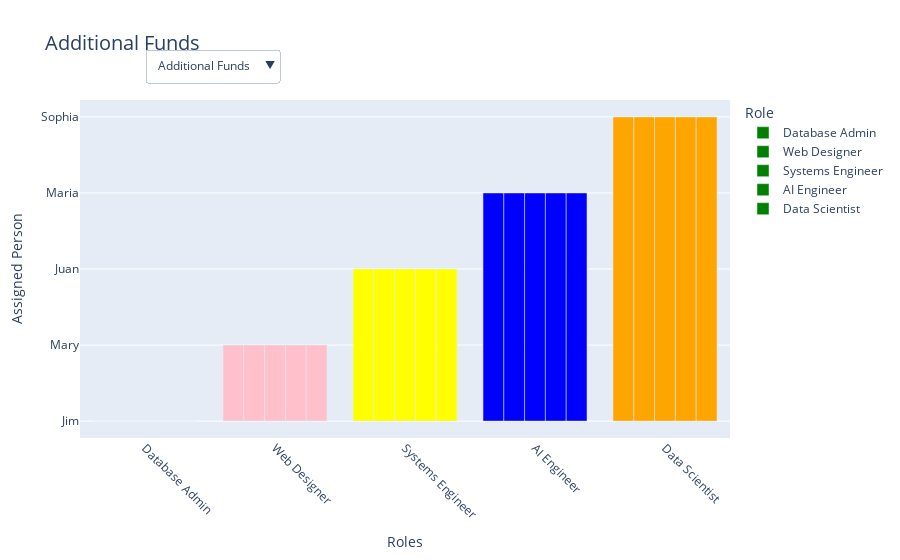

Notebook code cell kept with this figure:
### Code cell
#Define the data for constraint scenarios
data = [
    #Scenario 1: Limited Funds
    {'Scenario': 'Limited Funds', 'Role': 'Database Admin', 'Person': 'Jane'},
    {'Scenario': 'Limited Funds', 'Role': 'Web Designer', 'Person': 'Anita'},
    {'Scenario': 'Limited Funds', 'Role': 'Systems Engineer', 'Person': 'Bruce'},
    {'Scenario': 'Limited Funds', 'Role': 'AI Engineer', 'Person': 'Maria'},

    #Scenario 2: Additional Funds
    {'Scenario': 'Additional Funds', 'Role': 'Database Admin', 'Person': 'Jim'},
    {'Scenario': 'Additional Funds', 'Role': 'Web Designer', 'Person': 'Mary'},
    {'Scenario': 'Additional Funds', 'Role': 'Systems Engineer', 'Person': 'Juan'},
    {'Scenario': 'Additional Funds', 'Role': 'AI Engineer', 'Person': 'Maria'},
    {'Scenario': 'Additional Funds', 'Role': 'Data Scientist', 'Person': 'Sophia'},

    #Scenario 3: Optimized Hiring
    {'Scenario': 'Optimized Hiring', 'Role': 'Database Admin', 'Person': 'Jane'},
    {'Scenario': 'Optimized Hiring', 'Role': 'Web Designer', 'Person': 'Juan'},
    {'Scenario': 'Optimized Hiring', 'Role': 'Systems Engineer', 'Person': 'Mary'},
    {'Scenario': 'Optimized Hiring', 'Role': 'AI Engineer', 'Person': 'Peter'},
    {'Scenario': 'Optimized Hiring', 'Role': 'Data Scientist', 'Person': 'Sophia'}
]

#Convert data to a DataFrame
df = pd.DataFrame(data)

#Define a custom color map for roles
role_color_map = {
    'Database Admin': 'green',
    'Web Designer': 'pink',
    'Systems Engineer': 'yellow',
    'AI Engineer': 'blue',
    'Data Scientist': 'orange'
}

#Function to create the interactive bar chart based on the selected scenario
def create_bar_chart(selected_scenario='All Scenarios'):
    if selected_scenario == 'All Scenarios':
        filtered_df = df
        title = "All Scenarios"
    else:
        filtered_df = df[df['Scenario'] == selected_scenario]
        title = selected_scenario

    #Create the bar chart
    fig = px.bar(
        filtered_df,
        x='Role',
        y='Person',
        color='Role',
        barmode='group',
        color_discrete_map=role_color_map,
        title=title,
        labels={'Role': 'Job Roles', 'Person': 'Assigned Person'}
    )

    #Update chart layout
    fig.update_layout(
        title=dict(text=f"Interactive Bar Chart: {title}", font=dict(size=20)),
        xaxis=dict(title="Roles", tickangle=45),  #Diagonal labels for better visibility
        yaxis_title="Assigned Person",
        legend_title="Role",
        template="plotly",
        showlegend=True,
        updatemenus=[
            dict(
                buttons=[
                    dict(
                        label="All Scenarios",
                        method="update",
                        args=[
                            {"x": [df['Role']],
                             "y": [df['Person']],
                             "marker.color": [df['Role'].map(role_color_map)]},
                            {"title": "All Scenarios"}
                        ]
                    ),
                    dict(
                        label="Limited Funds",
                        method="update",
                        args=[
                            {"x": [df[df['Scenario'] == 'Limited Funds']['Role']],
                             "y": [df[df['Scenario'] == 'Limited Funds']['Person']],
                             "marker.color": [df[df['Scenario'] == 'Limited Funds']['Role'].map(role_color_map)]},
                            {"title": "Limited Funds"}
                        ]
                    ),
                    dict(
                        label="Additional Funds",
                        method="update",
                        args=[
                            {"x": [df[df['Scenario'] == 'Additional Funds']['Role']],
                             "y": [df[df['Scenario'] == 'Additional Funds']['Person']],
                             "marker.color": [df[df['Scenario'] == 'Additional Funds']['Role'].map(role_color_map)]},
                            {"title": "Additional Funds"}
                        ]
                    ),
                    dict(
                        label="Optimized Hiring",
                        method="update",
                        args=[
                            {"x": [df[df['Scenario'] == 'Optimized Hiring']['Role']],
                             "y": [df[df['Scenario'] == 'Optimized Hiring']['Person']],
                             "marker.color": [df[df['Scenario'] == 'Optimized Hiring']['Role'].map(role_color_map)]},
                            {"title": "Optimized Hiring"}
                        ]
                    ),
                ],
                direction="down",
                showactive=True,
                x=0.1,
                xanchor="left",
                y=1.15,
                yanchor="top"
            )
        ],
        #Highlighted changes: Disable clickable legends
        legend_itemclick=False,  #This disables single-click interactivity on legends
        legend_itemdoubleclick=False  #This disables double-click interactivity on legends
    )
    return fig

#Create and display the initial chart for all scenarios
fig = create_bar_chart('All Scenarios')
fig.show()

### Figure 1 — Plotly figure (JSON) as saved in the notebook; plotly's stock layout.template omitted (floating-point values rounded to 4 significant figures)
{"data": [{"alignmentgroup": "True", "hovertemplate": "Job Roles=%{x}<br>Assigned Person=%{y}<extra></extra>", "legendgroup": "Database Admin", "marker": {"color": ["green", "pink", "yellow", "blue", "orange"], "pattern": {"shape": ""}}, "name": "Database Admin", "offsetgroup": "Database Admin", "orientation": "v", "showlegend": true, "textposition": "auto", "type": "bar", "x": ["Database Admin", "Web Designer", "Systems Engineer", "AI Engineer", "Data Scientist"], "xaxis": "x", "y": ["Jim", "Mary", "Juan", "Maria", "Sophia"], "yaxis": "y"}, {"alignmentgroup": "True", "hovertemplate": "Job Roles=%{x}<br>Assigned Person=%{y}<extra></extra>", "legendgroup": "Web Designer", "marker": {"color": ["green", "pink", "yellow", "blue", "orange"], "pattern": {"shape": ""}}, "name": "Web Designer", "offsetgroup": "Web Designer", "orientation": "v", "showlegend": true, "textposition": "auto", "type": "bar", "x": ["Database Admin", "Web Designer", "Systems Engineer", "AI Engineer", "Data Scientist"], "xaxis": "x", "y": ["Jim", "Mary", "Juan", "Maria", "Sophia"], "yaxis": "y"}, {"alignmentgroup": "True", "hovertemplate": "Job Roles=%{x}<br>Assigned Person=%{y}<extra></extra>", "legendgroup": "Systems Engineer", "marker": {"color": ["green", "pink", "yellow", "blue", "orange"], "pattern": {"shape": ""}}, "name": "Systems Engineer", "offsetgroup": "Systems Engineer", "orientation": "v", "showlegend": true, "textposition": "auto", "type": "bar", "x": ["Database Admin", "Web Designer", "Systems Engineer", "AI Engineer", "Data Scientist"], "xaxis": "x", "y": ["Jim", "Mary", "Juan", "Maria", "Sophia"], "yaxis": "y"}, {"alignmentgroup": "True", "hovertemplate": "Job Roles=%{x}<br>Assigned Person=%{y}<extra></extra>", "legendgroup": "AI Engineer", "marker": {"color": ["green", "pink", "yellow", "blue", "orange"], "pattern": {"shape": ""}}, "name": "AI Engineer", "offsetgroup": "AI Engineer", "orientation": "v", "showlegend": true, "textposition": "auto", "type": "bar", "x": ["Database Admin", "Web Designer", "Systems Engineer", "AI Engineer", "Data Scientist"], "xaxis": "x", "y": ["Jim", "Mary", "Juan", "Maria", "Sophia"], "yaxis": "y"}, {"alignmentgroup": "True", "hovertemplate": "Job Roles=%{x}<br>Assigned Person=%{y}<extra></extra>", "legendgroup": "Data Scientist", "marker": {"color": ["green", "pink", "yellow", "blue", "orange"], "pattern": {"shape": ""}}, "name": "Data Scientist", "offsetgroup": "Data Scientist", "orientation": "v", "showlegend": true, "textposition": "auto", "type": "bar", "x": ["Database Admin", "Web Designer", "Systems Engineer", "AI Engineer", "Data Scientist"], "xaxis": "x", "y": ["Jim", "Mary", "Juan", "Maria", "Sophia"], "yaxis": "y"}], "layout": {"autosize": true, "barmode": "group", "legend": {"itemclick": false, "itemdoubleclick": false, "title": {"text": "Role"}, "tracegroupgap": 0}, "showlegend": true, "title": {"font": {"size": 20}, "text": "Additional Funds"}, "updatemenus": [{"active": 2, "buttons": [{"args": [{"marker.color": [["green", "pink", "yellow", "blue", "green", "pink", "yellow", "blue", "orange", "green", "pink", "yellow", "blue", "orange"]], "x": [["Database Admin", "Web Designer", "Systems Engineer", "AI Engineer", "Database Admin", "Web Designer", "Systems Engineer", "AI Engineer", "Data Scientist", "Database Admin", "Web Designer", "Systems Engineer", "AI Engineer", "Data Scientist"]], "y": [["Jane", "Anita", "Bruce", "Maria", "Jim", "Mary", "Juan", "Maria", "Sophia", "Jane", "Juan", "Mary", "Peter", "Sophia"]]}, {"title": "All Scenarios"}], "label": "All Scenarios", "method": "update"}, {"args": [{"marker.color": [["green", "pink", "yellow", "blue"]], "x": [["Database Admin", "Web Designer", "Systems Engineer", "AI Engineer"]], "y": [["Jane", "Anita", "Bruce", "Maria"]]}, {"title": "Limited Funds"}], "label": "Limited Funds", "method": "update"}, {"args": [{"marker.color": [["green", "pink", "yellow", "blue", "orange"]], "x": [["Database Admin", "Web Designer", "Systems Engineer", "AI Engineer", "Data Scientist"]], "y": [["Jim", "Mary", "Juan", "Maria", "Sophia"]]}, {"title": "Additional Funds"}], "label": "Additional Funds", "method": "update"}, {"args": [{"marker.color": [["green", "pink", "yellow", "blue", "orange"]], "x": [["Database Admin", "Web Designer", "Systems Engineer", "AI Engineer", "Data Scientist"]], "y": [["Jane", "Juan", "Mary", "Peter", "Sophia"]]}, {"title": "Optimized Hiring"}], "label": "Optimized Hiring", "method": "update"}], "direction": "down", "showactive": true, "x": 0.1, "xanchor": "left", "y": 1.15, "yanchor": "top"}], "xaxis": {"anchor": "y", "autorange": true, "categoryarray": ["Database Admin", "Web Designer", "Systems Engineer", "AI Engineer", "Data Scientist"], "categoryorder": "array", "domain": [0, 1], "range": [-0.5, 4.5], "tickangle": 45, "title": {"text": "Roles"}, "type": "category"}, "yaxis": {"anchor": "x", "autorange": true, "domain": [0, 1], "range": [-0.2222, 4.222], "title": {"text": "Assigned Person"}, "type": "category"}}}
